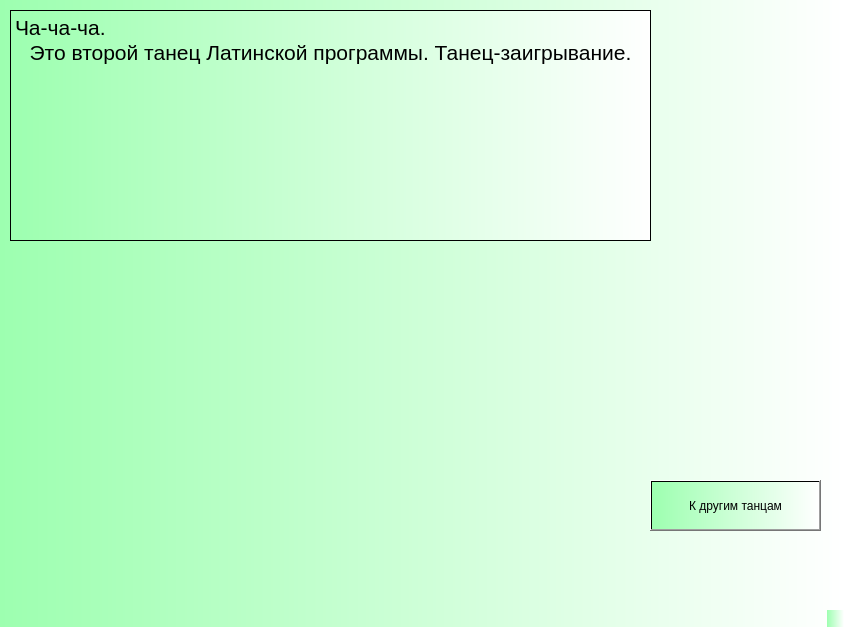
<?xml version="1.0" encoding="UTF-8"?>
<ui version="4.0">
 <class>MainWindow</class>
 <widget class="QMainWindow" name="MainWindow">
  <property name="geometry">
   <rect>
    <x>0</x>
    <y>0</y>
    <width>844</width>
    <height>627</height>
   </rect>
  </property>
  <property name="windowTitle">
   <string>MainWindow</string>
  </property>
  <property name="styleSheet">
   <string notr="true">background-color: qlineargradient(spread:pad, x1:0, y1:0, x2:1, y2:0, stop:0 rgba(157, 255, 176, 255), stop:1 rgba(255, 255, 255, 255));</string>
  </property>
  <widget class="QWidget" name="centralwidget">
   <widget class="QPushButton" name="nazad_7">
    <property name="geometry">
     <rect>
      <x>650</x>
      <y>480</y>
      <width>171</width>
      <height>51</height>
     </rect>
    </property>
    <property name="text">
     <string>К другим танцам</string>
    </property>
   </widget>
   <widget class="QTextBrowser" name="textBrowser">
    <property name="geometry">
     <rect>
      <x>10</x>
      <y>10</y>
      <width>641</width>
      <height>231</height>
     </rect>
    </property>
    <property name="html">
     <string>&lt;!DOCTYPE HTML PUBLIC &quot;-//W3C//DTD HTML 4.0//EN&quot; &quot;http://www.w3.org/TR/REC-html40/strict.dtd&quot;&gt;
&lt;html&gt;&lt;head&gt;&lt;meta name=&quot;qrichtext&quot; content=&quot;1&quot; /&gt;&lt;style type=&quot;text/css&quot;&gt;
p, li { white-space: pre-wrap; }
&lt;/style&gt;&lt;/head&gt;&lt;body style=&quot; font-family:'MS Shell Dlg 2'; font-size:8pt; font-weight:400; font-style:normal;&quot;&gt;
&lt;p style=&quot; margin-top:0px; margin-bottom:0px; margin-left:0px; margin-right:0px; -qt-block-indent:0; text-indent:0px;&quot;&gt;&lt;span style=&quot; font-size:16pt;&quot;&gt;Ча-ча-ча.&lt;/span&gt;&lt;/p&gt;
&lt;p align=&quot;center&quot; style=&quot; margin-top:0px; margin-bottom:0px; margin-left:0px; margin-right:0px; -qt-block-indent:0; text-indent:0px;&quot;&gt;&lt;span style=&quot; font-size:16pt;&quot;&gt;Это второй танец Латинской программы. Танец-заигрывание.&lt;/span&gt;&lt;/p&gt;&lt;/body&gt;&lt;/html&gt;</string>
    </property>
   </widget>
  </widget>
  <widget class="QMenuBar" name="menubar">
   <property name="geometry">
    <rect>
     <x>0</x>
     <y>0</y>
     <width>844</width>
     <height>18</height>
    </rect>
   </property>
  </widget>
  <widget class="QStatusBar" name="statusbar"/>
 </widget>
 <resources/>
 <connections/>
</ui>
